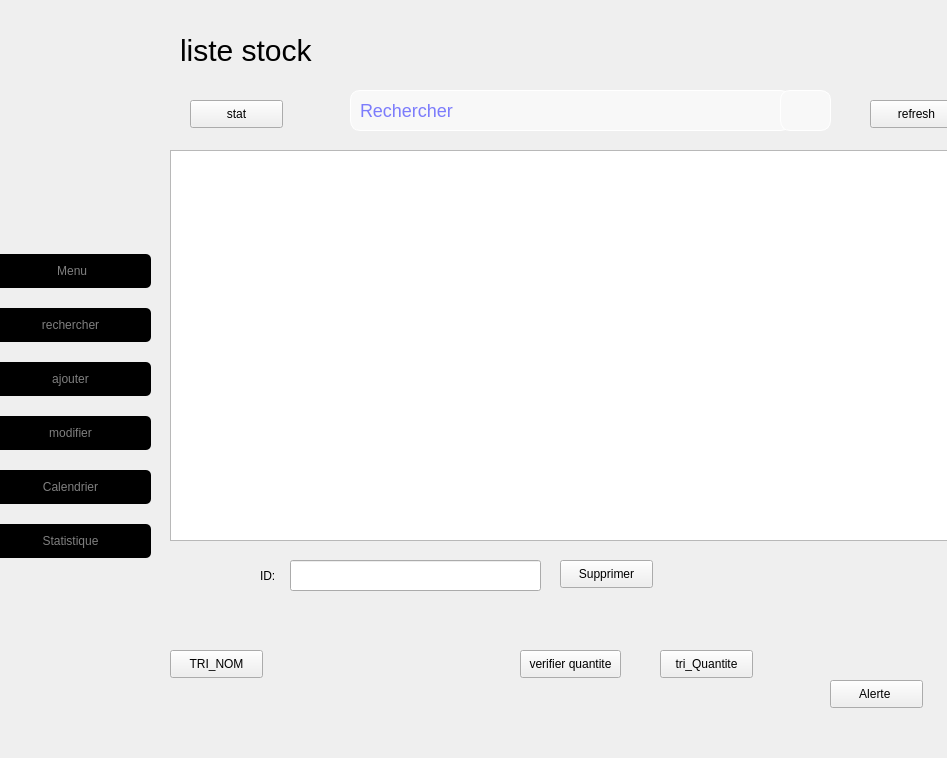
<?xml version="1.0" encoding="UTF-8"?>
<ui version="4.0">
 <class>stock</class>
 <widget class="QDialog" name="stock">
  <property name="geometry">
   <rect>
    <x>0</x>
    <y>0</y>
    <width>947</width>
    <height>758</height>
   </rect>
  </property>
  <property name="windowTitle">
   <string>Dialog</string>
  </property>
  <widget class="QLabel" name="fond_4">
   <property name="geometry">
    <rect>
     <x>-20</x>
     <y>-10</y>
     <width>1001</width>
     <height>731</height>
    </rect>
   </property>
   <property name="text">
    <string/>
   </property>
   <property name="pixmap">
    <pixmap resource="ressources.qrc">:/new/prefix1/icon/gestions.png</pixmap>
   </property>
  </widget>
  <widget class="QStackedWidget" name="fenetre_ressources">
   <property name="geometry">
    <rect>
     <x>160</x>
     <y>10</y>
     <width>791</width>
     <height>711</height>
    </rect>
   </property>
   <property name="currentIndex">
    <number>0</number>
   </property>
   <widget class="QWidget" name="listressources_2">
    <widget class="QLineEdit" name="quoi_7">
     <property name="geometry">
      <rect>
       <x>190</x>
       <y>80</y>
       <width>441</width>
       <height>41</height>
      </rect>
     </property>
     <property name="styleSheet">
      <string notr="true">QLineEdit {
	background-color: #F8F8F8;
	    color: blue;
    border: 1px solid white;
    border-radius: 10px;
    padding: 7px; 
    selection-background-color: #6dae84;
    font-size: 18px; 
}

QLineEdit:focus {
    border: 1px solid #FFFFFF;
}
QlineEdit:hover{
border: 1px solid #6dae84;
}</string>
     </property>
     <property name="placeholderText">
      <string extracomment="nom de l'utilisateur">Rechercher</string>
     </property>
    </widget>
    <widget class="QPushButton" name="recherchr_7">
     <property name="geometry">
      <rect>
       <x>620</x>
       <y>80</y>
       <width>51</width>
       <height>41</height>
      </rect>
     </property>
     <property name="styleSheet">
      <string notr="true">QPushButton {
    
	background-color: #F8F8F8;
	    color: blue;
    padding: 10px 20px;
    border: 1px solid white;
    border-radius: 10px;
    font-size: 20px;
 font-family: &quot;Berlin Sans FB&quot;, sans-serif; 
}

QPushButton:hover {
   	background-color: #F8F8F8;
    color: grey;

}

QPushButton:pressed {
background-color: #EDF1F6;
    color: black;
}</string>
     </property>
     <property name="text">
      <string/>
     </property>
     <property name="icon">
      <iconset resource="ressources.qrc">
       <normaloff>:/new/prefix1/icon/chercher.png</normaloff>:/new/prefix1/icon/chercher.png</iconset>
     </property>
     <property name="iconSize">
      <size>
       <width>20</width>
       <height>20</height>
      </size>
     </property>
    </widget>
    <widget class="QLabel" name="label_76">
     <property name="geometry">
      <rect>
       <x>20</x>
       <y>20</y>
       <width>311</width>
       <height>41</height>
      </rect>
     </property>
     <property name="styleSheet">
      <string notr="true">    font-family: 'Berlin Sans FB', sans-serif;
    font-size: 30px;</string>
     </property>
     <property name="text">
      <string>liste stock</string>
     </property>
    </widget>
    <widget class="QPushButton" name="pdf_2">
     <property name="geometry">
      <rect>
       <x>730</x>
       <y>20</y>
       <width>61</width>
       <height>61</height>
      </rect>
     </property>
     <property name="styleSheet">
      <string notr="true">QPushButton {
    
	background-color: none;
	    color: blue;
    padding: 10px 20px;
    border: none;
    border-radius: 5px;
    font-size: 20px;
 font-family: &quot;Berlin Sans FB&quot;, sans-serif; 
}

QPushButton:hover {
   	background-color: #F8F8F8;
    color: grey;

}

QPushButton:pressed {
background-color: #EDF1F6;
    color: black;
}</string>
     </property>
     <property name="text">
      <string/>
     </property>
     <property name="icon">
      <iconset resource="ressources.qrc">
       <normaloff>:/new/prefix1/icon/fichier-pdf.png</normaloff>:/new/prefix1/icon/fichier-pdf.png</iconset>
     </property>
     <property name="iconSize">
      <size>
       <width>40</width>
       <height>40</height>
      </size>
     </property>
     <property name="shortcut">
      <string notr="true"/>
     </property>
    </widget>
    <widget class="QTableView" name="tableView_2">
     <property name="geometry">
      <rect>
       <x>10</x>
       <y>140</y>
       <width>781</width>
       <height>391</height>
      </rect>
     </property>
    </widget>
    <widget class="QLabel" name="label_20">
     <property name="geometry">
      <rect>
       <x>100</x>
       <y>540</y>
       <width>161</width>
       <height>51</height>
      </rect>
     </property>
     <property name="text">
      <string>ID:</string>
     </property>
    </widget>
    <widget class="QLineEdit" name="lineEdit_idASupprimer_2">
     <property name="geometry">
      <rect>
       <x>130</x>
       <y>550</y>
       <width>251</width>
       <height>31</height>
      </rect>
     </property>
    </widget>
    <widget class="QPushButton" name="supprimerStock">
     <property name="geometry">
      <rect>
       <x>400</x>
       <y>550</y>
       <width>93</width>
       <height>28</height>
      </rect>
     </property>
     <property name="text">
      <string>Supprimer</string>
     </property>
    </widget>
    <widget class="QPushButton" name="refresh_2">
     <property name="geometry">
      <rect>
       <x>710</x>
       <y>90</y>
       <width>93</width>
       <height>28</height>
      </rect>
     </property>
     <property name="text">
      <string>refresh</string>
     </property>
    </widget>
    <widget class="QPushButton" name="pb_stat_2">
     <property name="geometry">
      <rect>
       <x>30</x>
       <y>90</y>
       <width>93</width>
       <height>28</height>
      </rect>
     </property>
     <property name="text">
      <string>stat</string>
     </property>
    </widget>
    <widget class="QPushButton" name="pb_tri_3">
     <property name="geometry">
      <rect>
       <x>10</x>
       <y>640</y>
       <width>93</width>
       <height>28</height>
      </rect>
     </property>
     <property name="text">
      <string>TRI_NOM</string>
     </property>
    </widget>
    <widget class="QPushButton" name="btnOpenResourceAlert">
     <property name="geometry">
      <rect>
       <x>670</x>
       <y>670</y>
       <width>93</width>
       <height>28</height>
      </rect>
     </property>
     <property name="text">
      <string>Alerte </string>
     </property>
    </widget>
    <widget class="QPushButton" name="pushButton">
     <property name="geometry">
      <rect>
       <x>360</x>
       <y>640</y>
       <width>101</width>
       <height>28</height>
      </rect>
     </property>
     <property name="text">
      <string>verifier quantite</string>
     </property>
    </widget>
    <widget class="QPushButton" name="triQuantite">
     <property name="geometry">
      <rect>
       <x>500</x>
       <y>640</y>
       <width>93</width>
       <height>28</height>
      </rect>
     </property>
     <property name="text">
      <string>tri_Quantite</string>
     </property>
    </widget>
   </widget>
   <widget class="QWidget" name="ajout_reccources_2">
    <widget class="QGroupBox" name="groupBox_11">
     <property name="geometry">
      <rect>
       <x>10</x>
       <y>0</y>
       <width>791</width>
       <height>691</height>
      </rect>
     </property>
     <property name="sizePolicy">
      <sizepolicy hsizetype="Fixed" vsizetype="Preferred">
       <horstretch>0</horstretch>
       <verstretch>4</verstretch>
      </sizepolicy>
     </property>
     <property name="accessibleDescription">
      <string/>
     </property>
     <property name="styleSheet">
      <string notr="true">
    QGroupBox{
border-radius: 20px; /* Rayon des coins arrondis */ 
   border: 2px solid #F8F8F8;
    font-family: 'Berlin Sans FB', sans-serif;
    font-size: 30px;
  	background-color: #F8F8F8;
}</string>
     </property>
     <property name="title">
      <string>ajouter stock</string>
     </property>
     <layout class="QGridLayout" name="gridLayout_11">
      <item row="3" column="0">
       <widget class="QLabel" name="label_138">
        <property name="styleSheet">
         <string notr="true">QLabel {
    font-family: 'Berlin Sans FB', sans-serif;
    font-size: 18px;
}
</string>
        </property>
        <property name="text">
         <string>seuil_min</string>
        </property>
       </widget>
      </item>
      <item row="0" column="0">
       <widget class="QLabel" name="label_139">
        <property name="styleSheet">
         <string notr="true">QLabel {
    font-family: 'Berlin Sans FB', sans-serif;
    font-size: 18px;
}
</string>
        </property>
        <property name="text">
         <string>id_stock</string>
        </property>
       </widget>
      </item>
      <item row="2" column="1">
       <widget class="QLineEdit" name="lineEdit_quantite">
        <property name="styleSheet">
         <string notr="true">QLineEdit {
    background-color: white;
    color: black;
    border: 1px solid white;
    border-radius: 10px;
    padding: 7px; 
    selection-background-color: #6dae84;
    font-size: 18px; 
}

QLineEdit:focus {
    border: 1px solid #6dae84;
}
QlineEdit:hover{
border: 1px solid #6dae84;
}</string>
        </property>
       </widget>
      </item>
      <item row="2" column="0">
       <widget class="QLabel" name="label_129">
        <property name="styleSheet">
         <string notr="true">QLabel {
    font-family: 'Berlin Sans FB', sans-serif;
    font-size: 18px;
}
</string>
        </property>
        <property name="text">
         <string>quantite_s</string>
        </property>
       </widget>
      </item>
      <item row="7" column="4">
       <widget class="QPushButton" name="ajouterStock">
        <property name="styleSheet">
         <string notr="true">QPushButton {
    
	background-color: #FFFFFF;
	    color: blue;
    padding: 10px 20px;
    border: none;
    border-radius: 5px;
    font-size: 20px;
 font-family: &quot;Berlin Sans FB&quot;, sans-serif; 
}

QPushButton:hover {
background-color: #EDF1F6;
    color: grey;

}

QPushButton:pressed {
background-color: #EDF1F6;
    color: black;
}</string>
        </property>
        <property name="text">
         <string>Ajouter</string>
        </property>
        <property name="icon">
         <iconset resource="ressources.qrc">
          <normaloff>:/new/prefix1/icon/bouton-ajouter.png</normaloff>:/new/prefix1/icon/bouton-ajouter.png</iconset>
        </property>
        <property name="iconSize">
         <size>
          <width>20</width>
          <height>20</height>
         </size>
        </property>
       </widget>
      </item>
      <item row="3" column="1">
       <widget class="QLineEdit" name="lineEdit_seuilMin">
        <property name="styleSheet">
         <string notr="true">QLineEdit {
    background-color: white;
    color: black;
    border: 1px solid white;
    border-radius: 10px;
    padding: 7px; 
    selection-background-color: #6dae84;
    font-size: 18px; 
}

QLineEdit:focus {
    border: 1px solid #6dae84;
}
QlineEdit:hover{
border: 1px solid #6dae84;
}</string>
        </property>
       </widget>
      </item>
      <item row="0" column="1">
       <widget class="QLineEdit" name="lineEdit_idStock">
        <property name="styleSheet">
         <string notr="true">QLineEdit {
    background-color: white;
    color: black;
    border: 1px solid white;
    border-radius: 10px;
    padding: 7px; 
    selection-background-color: #6dae84;
    font-size: 18px; 
}

QLineEdit:focus {
    border: 1px solid #6dae84;
}
QlineEdit:hover{
border: 1px solid #6dae84;
}</string>
        </property>
       </widget>
      </item>
      <item row="7" column="2">
       <widget class="QPushButton" name="precedent">
        <property name="text">
         <string>precedent</string>
        </property>
       </widget>
      </item>
      <item row="7" column="1">
       <widget class="QPushButton" name="passer_page_modifier">
        <property name="text">
         <string>page suivant</string>
        </property>
       </widget>
      </item>
     </layout>
    </widget>
   </widget>
   <widget class="QWidget" name="pageModifier">
    <widget class="QGroupBox" name="groupBox_12">
     <property name="geometry">
      <rect>
       <x>10</x>
       <y>10</y>
       <width>791</width>
       <height>691</height>
      </rect>
     </property>
     <property name="sizePolicy">
      <sizepolicy hsizetype="Fixed" vsizetype="Preferred">
       <horstretch>0</horstretch>
       <verstretch>4</verstretch>
      </sizepolicy>
     </property>
     <property name="accessibleDescription">
      <string/>
     </property>
     <property name="styleSheet">
      <string notr="true">
    QGroupBox{
border-radius: 20px; /* Rayon des coins arrondis */ 
   border: 2px solid #F8F8F8;
    font-family: 'Berlin Sans FB', sans-serif;
    font-size: 30px;
  	background-color: #F8F8F8;
}</string>
     </property>
     <property name="title">
      <string>modifier stock</string>
     </property>
     <layout class="QGridLayout" name="gridLayout_12">
      <item row="2" column="1">
       <widget class="QLineEdit" name="lineEdit_image_R_4">
        <property name="styleSheet">
         <string notr="true">QLineEdit {
    background-color: white;
    color: black;
    border: 1px solid white;
    border-radius: 10px;
    padding: 7px; 
    selection-background-color: #6dae84;
    font-size: 18px; 
}

QLineEdit:focus {
    border: 1px solid #6dae84;
}
QlineEdit:hover{
border: 1px solid #6dae84;
}</string>
        </property>
       </widget>
      </item>
      <item row="1" column="1">
       <widget class="QLineEdit" name="lineEdit_description_R_4">
        <property name="styleSheet">
         <string notr="true">QLineEdit {
    background-color: white;
    color: black;
    border: 1px solid white;
    border-radius: 10px;
    padding: 7px; 
    selection-background-color: #6dae84;
    font-size: 18px; 
}

QLineEdit:focus {
    border: 1px solid #6dae84;
}
QlineEdit:hover{
border: 1px solid #6dae84;
}</string>
        </property>
       </widget>
      </item>
      <item row="0" column="0">
       <widget class="QLabel" name="label_140">
        <property name="styleSheet">
         <string notr="true">QLabel {
    font-family: 'Berlin Sans FB', sans-serif;
    font-size: 18px;
}
</string>
        </property>
        <property name="text">
         <string>id_stock</string>
        </property>
       </widget>
      </item>
      <item row="0" column="1">
       <widget class="QLineEdit" name="lineEdit_nom_4">
        <property name="styleSheet">
         <string notr="true">QLineEdit {
    background-color: white;
    color: black;
    border: 1px solid white;
    border-radius: 10px;
    padding: 7px; 
    selection-background-color: #6dae84;
    font-size: 18px; 
}

QLineEdit:focus {
    border: 1px solid #6dae84;
}
QlineEdit:hover{
border: 1px solid #6dae84;
}</string>
        </property>
       </widget>
      </item>
      <item row="2" column="0">
       <widget class="QLabel" name="label_141">
        <property name="styleSheet">
         <string notr="true">QLabel {
    font-family: 'Berlin Sans FB', sans-serif;
    font-size: 18px;
}
</string>
        </property>
        <property name="text">
         <string>seuil_min</string>
        </property>
       </widget>
      </item>
      <item row="1" column="0">
       <widget class="QLabel" name="label_130">
        <property name="styleSheet">
         <string notr="true">QLabel {
    font-family: 'Berlin Sans FB', sans-serif;
    font-size: 18px;
}
</string>
        </property>
        <property name="text">
         <string>quantite_s</string>
        </property>
       </widget>
      </item>
      <item row="6" column="2">
       <widget class="QPushButton" name="modifierStock">
        <property name="styleSheet">
         <string notr="true">QPushButton {
    
	background-color: #FFFFFF;
	    color: blue;
    padding: 10px 20px;
    border: none;
    border-radius: 5px;
    font-size: 20px;
 font-family: &quot;Berlin Sans FB&quot;, sans-serif; 
}

QPushButton:hover {
background-color: #EDF1F6;
    color: grey;

}

QPushButton:pressed {
background-color: #EDF1F6;
    color: black;
}</string>
        </property>
        <property name="text">
         <string>modifier</string>
        </property>
        <property name="icon">
         <iconset resource="ressources.qrc">
          <normaloff>:/new/prefix1/icon/bouton-ajouter.png</normaloff>:/new/prefix1/icon/bouton-ajouter.png</iconset>
        </property>
        <property name="iconSize">
         <size>
          <width>20</width>
          <height>20</height>
         </size>
        </property>
       </widget>
      </item>
      <item row="0" column="2">
       <widget class="QPushButton" name="chercher">
        <property name="styleSheet">
         <string notr="true">QPushButton {
    
	background-color: #FFFFFF;
	    color: blue;
    padding: 10px 20px;
    border: none;
    border-radius: 5px;
    font-size: 20px;
 font-family: &quot;Berlin Sans FB&quot;, sans-serif; 
}

QPushButton:hover {
background-color: #EDF1F6;
    color: grey;

}

QPushButton:pressed {
background-color: #EDF1F6;
    color: black;
}</string>
        </property>
        <property name="text">
         <string>chercher</string>
        </property>
        <property name="icon">
         <iconset resource="ressources.qrc">
          <normaloff>:/new/prefix1/icon/bouton-ajouter.png</normaloff>:/new/prefix1/icon/bouton-ajouter.png</iconset>
        </property>
        <property name="iconSize">
         <size>
          <width>20</width>
          <height>20</height>
         </size>
        </property>
       </widget>
      </item>
     </layout>
    </widget>
   </widget>
   <widget class="QWidget" name="calender_disponibilte_2">
    <widget class="QCalendarWidget" name="calendarWidget_7">
     <property name="geometry">
      <rect>
       <x>300</x>
       <y>110</y>
       <width>501</width>
       <height>411</height>
      </rect>
     </property>
     <property name="styleSheet">
      <string notr="true"/>
     </property>
    </widget>
   </widget>
   <widget class="QWidget" name="statp_ressources_2"/>
  </widget>
  <widget class="QWidget" name="verticalLayoutWidget_8">
   <property name="geometry">
    <rect>
     <x>-10</x>
     <y>240</y>
     <width>161</width>
     <height>332</height>
    </rect>
   </property>
   <layout class="QVBoxLayout" name="sidebar6">
    <item>
     <widget class="QPushButton" name="retour_m_ressources">
      <property name="styleSheet">
       <string notr="true">QPushButton {
	background-color: #000000;
	    color: grey;
    padding: 10px 20px;
    border: none;
    border-radius: 5px;
    font-size: 12px;
 font-family: &quot;Berlin Sans FB&quot;, sans-serif; 
}

QPushButton:hover {
 	color:white;	
	background:#1F1F1F;

}

QPushButton:pressed {
background-color: #2f2f2f;
 	color:white;	
}</string>
      </property>
      <property name="text">
       <string> Menu</string>
      </property>
      <property name="icon">
       <iconset resource="ressources.qrc">
        <normaloff>:/new/prefix1/icon/accueil.png</normaloff>:/new/prefix1/icon/accueil.png</iconset>
      </property>
      <property name="iconSize">
       <size>
        <width>20</width>
        <height>30</height>
       </size>
      </property>
     </widget>
    </item>
    <item>
     <widget class="QPushButton" name="listeressources">
      <property name="styleSheet">
       <string notr="true">QPushButton {
	background-color: #000000;
	    color: grey;
    padding: 10px 20px;
    border: none;
    border-radius: 5px;
    font-size: 12px;
 font-family: &quot;Berlin Sans FB&quot;, sans-serif; 
}

QPushButton:hover {
 	color:white;	
	background:#1F1F1F;

}

QPushButton:pressed {
background-color: #2f2f2f;
 	color:white;	
}</string>
      </property>
      <property name="text">
       <string>rechercher</string>
      </property>
      <property name="icon">
       <iconset resource="ressources.qrc">
        <normaloff>:/new/prefix1/icon/seo.png</normaloff>:/new/prefix1/icon/seo.png</iconset>
      </property>
      <property name="iconSize">
       <size>
        <width>30</width>
        <height>30</height>
       </size>
      </property>
     </widget>
    </item>
    <item>
     <widget class="QPushButton" name="ajjj">
      <property name="styleSheet">
       <string notr="true">QPushButton {
	background-color: #000000;
	    color: grey;
    padding: 10px 20px;
    border: none;
    border-radius: 5px;
    font-size: 12px;
 font-family: &quot;Berlin Sans FB&quot;, sans-serif; 
}

QPushButton:hover {
 	color:white;	
	background:#1F1F1F;

}

QPushButton:pressed {
background-color: #2f2f2f;
 	color:white;	
}</string>
      </property>
      <property name="text">
       <string>ajouter</string>
      </property>
      <property name="icon">
       <iconset resource="ressources.qrc">
        <normaloff>:/new/prefix1/icon/ajouter (2).png</normaloff>:/new/prefix1/icon/ajouter (2).png</iconset>
      </property>
      <property name="iconSize">
       <size>
        <width>30</width>
        <height>30</height>
       </size>
      </property>
     </widget>
    </item>
    <item>
     <widget class="QPushButton" name="modifierButton_3">
      <property name="styleSheet">
       <string notr="true">QPushButton {
	background-color: #000000;
	    color: grey;
    padding: 10px 20px;
    border: none;
    border-radius: 5px;
    font-size: 12px;
 font-family: &quot;Berlin Sans FB&quot;, sans-serif; 
}

QPushButton:hover {
 	color:white;	
	background:#1F1F1F;

}

QPushButton:pressed {
background-color: #2f2f2f;
 	color:white;	
}</string>
      </property>
      <property name="text">
       <string>modifier</string>
      </property>
      <property name="icon">
       <iconset resource="ressources.qrc">
        <normaloff>:/new/prefix1/icon/ajouter (2).png</normaloff>:/new/prefix1/icon/ajouter (2).png</iconset>
      </property>
      <property name="iconSize">
       <size>
        <width>30</width>
        <height>30</height>
       </size>
      </property>
     </widget>
    </item>
    <item>
     <widget class="QPushButton" name="calendrierdisp">
      <property name="styleSheet">
       <string notr="true">QPushButton {
	background-color: #000000;
	    color: grey;
    padding: 10px 20px;
    border: none;
    border-radius: 5px;
    font-size: 12px;
 font-family: &quot;Berlin Sans FB&quot;, sans-serif; 
}

QPushButton:hover {
 	color:white;	
	background:#1F1F1F;

}

QPushButton:pressed {
background-color: #2f2f2f;
 	color:white;	
}</string>
      </property>
      <property name="text">
       <string>Calendrier</string>
      </property>
      <property name="icon">
       <iconset resource="ressources.qrc">
        <normaloff>:/new/prefix1/icon/calendrier.png</normaloff>:/new/prefix1/icon/calendrier.png</iconset>
      </property>
      <property name="iconSize">
       <size>
        <width>30</width>
        <height>30</height>
       </size>
      </property>
     </widget>
    </item>
    <item>
     <widget class="QPushButton" name="statressources">
      <property name="styleSheet">
       <string notr="true">QPushButton {
	background-color: #000000;
	    color: grey;
    padding: 10px 20px;
    border: none;
    border-radius: 5px;
    font-size: 12px;
 font-family: &quot;Berlin Sans FB&quot;, sans-serif; 
}

QPushButton:hover {
 	color:white;	
	background:#1F1F1F;

}

QPushButton:pressed {
background-color: #2f2f2f;
 	color:white;	
}</string>
      </property>
      <property name="text">
       <string>Statistique</string>
      </property>
      <property name="icon">
       <iconset resource="ressources.qrc">
        <normaloff>:/new/prefix1/icon/statistiques.png</normaloff>:/new/prefix1/icon/statistiques.png</iconset>
      </property>
      <property name="iconSize">
       <size>
        <width>30</width>
        <height>30</height>
       </size>
      </property>
     </widget>
    </item>
   </layout>
  </widget>
 </widget>
 <resources>
  <include location="ressources.qrc"/>
 </resources>
 <connections/>
</ui>
